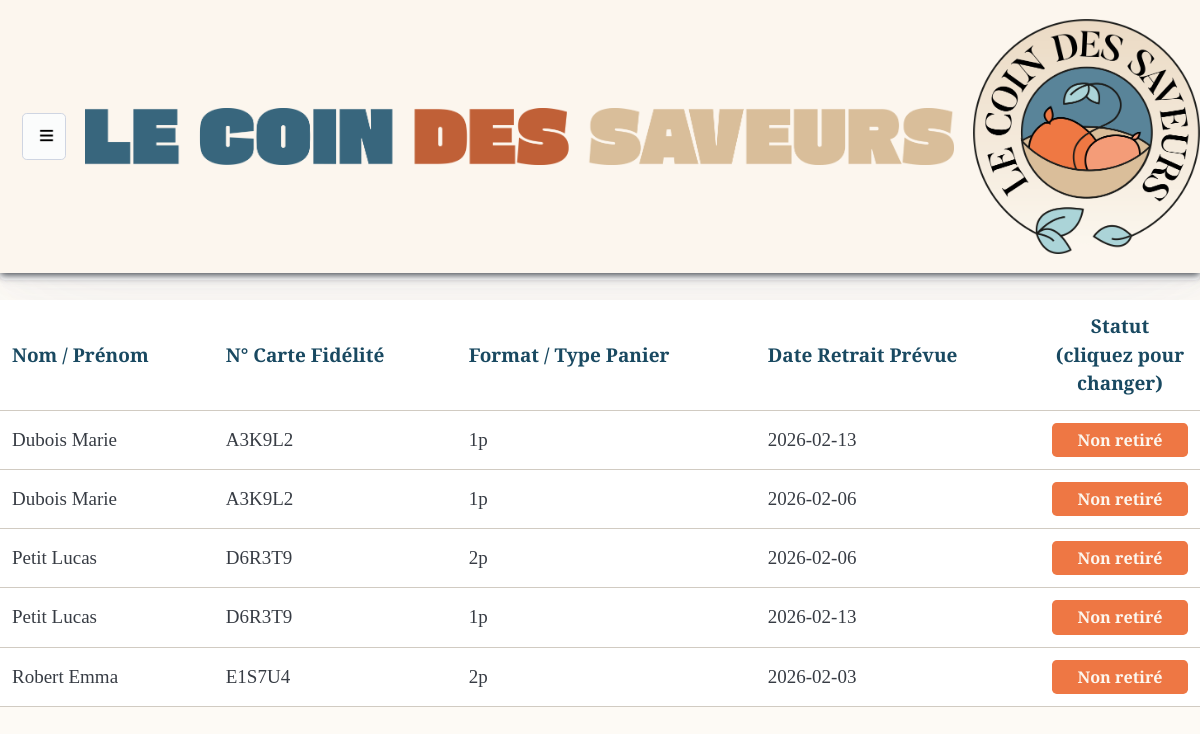
The page /admin-reservations.php (signed in) on the database its author committed.
### tables this page shows
CREATE TABLE `reservations` (
  `id` int(11) NOT NULL,
  `nom` varchar(100) NOT NULL,
  `prenom` varchar(100) NOT NULL,
  `type_panier` varchar(10) NOT NULL,
  `date_panier` date NOT NULL,
  `date_commande` datetime NOT NULL,
  `date_retrait` date NOT NULL
);

CREATE TABLE `clients` (
  `id` int(11) NOT NULL,
  `nom` varchar(100) NOT NULL,
  `prenom` varchar(100) NOT NULL,
  `adresse` varchar(255) DEFAULT NULL,
  `email` varchar(150) DEFAULT NULL,
  `telephone` varchar(20) DEFAULT NULL,
  `num_carte_fidelite` varchar(20) DEFAULT NULL,
  `date_creation` datetime DEFAULT NULL,
  `est_bloque` tinyint(1) DEFAULT 0
);

### admin-reservations.php (the view, shortened to what this page needs)
<?php
require 'bootstrap.php';
$sql = "SELECT reservations.nom, reservations.prenom, reservations.type_panier, reservations.date_commande, reservations.date_retrait, clients.num_carte_fidelite
        FROM reservations
        LEFT JOIN clients ON reservations.nom = clients.nom AND reservations.prenom = clients.prenom
        ORDER BY reservations.nom ASC";
$reservations = $pdo->query($sql)->fetchAll();
?>
<!DOCTYPE html>
<html lang="fr">
<head>
    <link href="assets/pico-main/css/pico.sand.css" rel="stylesheet">
    <link href="assets/font-awesome/css/fontawesome.css" rel="stylesheet">
    <link href="assets/font-awesome/css/brands.css" rel="stylesheet">
    <link href="assets/font-awesome/css/regular.css" rel="stylesheet">
    <link href="assets/font-awesome/css/solid.css" rel="stylesheet">
    <link href="./assets/css/style.css" rel="stylesheet">
    <link href="./assets/css/admin-reservation.css" rel="stylesheet">
</head>
<body class="fond-d-ecran">
  <nav class="header">
    <ul id="menu-burger">
      <li>
        <details class="dropdown">
          <summary>
          </summary>
        </details>
      </li>
    </ul>
    <ul>
      <li class="lecoindessaveurs"><img src="assets/image/titre.png" id="titre"></li>
    </ul>
    <ul>
      <li><img src="assets/image/logo.png" id="logo"></li>
    </ul>
  </nav>
  <br>
  <br>
  <br>
  <br>
  <main>
      <article>
        <h1>Les réservations en cours :</h1>
        <p>Ici vous pouvez consulter toutes les réservations effectuées par vos clients et cocher s'ils ont récupéré ou non leur commandes.</p>
      </article>
      <div class="conteneur-tableau">
        <table role="grid" class="tableau">
            <thead>
                <tr>
                  <th>Nom / Prénom</th>
                  <th>N° Carte Fidélité</th>
                  <th>Format / Type Panier</th>
                  <th>Date Retrait Prévue</th>
                  <th class="cellule-statut">Statut (cliquez pour changer)</th>
                </tr>
            </thead>
            <tbody>
                <?php if (count($reservations) > 0){
                     foreach ($reservations as $reserv => $res){ ?>
                        <tr>
                          <td><?php echo htmlspecialchars($res['nom']); ?> <?php echo htmlspecialchars($res['prenom']); ?></td>
                          <td><?php echo htmlspecialchars($res['num_carte_fidelite'] ?? 'Pas de carte'); ?></td>
                          <td><?php echo htmlspecialchars($res['type_panier']); ?></td>
                          <td><?php echo htmlspecialchars($res['date_retrait']); ?></td>
                          <td class="cellule-statut">
                              <button type="button" onclick="changerLeStatut(<?php echo $reserv; ?>)" id="btn-statut-<?php echo $reserv; ?>" class="btn-statut non-retire">Non retiré</button>
                          </td>
                        </tr>
                    <?php }} ?>
            </tbody>
        </table>
      </div>
    </main>
</body>
</html>

### assets/css/style.css (style rules this page uses)
html { scrollbar-width: none; }
.fond-d-ecran { background-color: #FDFAF5; margin: 0; padding: 0; min-height: 100vh; }
.header { background-color: #FCF6EE; box-shadow: 0px 2px 8px; position: fixed; }
h1 { color: #202632; font-family: "Sansita", sans-serif; z-index: 100; }
p { color: #202632; font-family: "Vollkorn", serif; font-optical-sizing: auto; font-weight: 400; font-style: normal; }
#menu-burger { margin-left: 1%; }
.dropdown { width: 30%; display: none; background: none; border: none; font-size: 1.5rem; background-color: #FCF6EE !important; }
summary::after { background-image: url(../image/bars-solid.png) !important; }

### assets/css/admin-reservation.css (style rules this page uses)
* { box-sizing: border-box; }
.conteneur-tableau { width: 100%; font-family: "Vollkorn", serif; font-optical-sizing: auto; font-weight: 400; font-style: normal; }
.tableau { width: 100%; border-collapse: collapse; table-layout: auto; margin-top: 20px; }
.tableau th { padding: 12px; text-align: left; border-bottom-style: solid; border-bottom-color: #d1cbc2; border-bottom-width: 1px; color: #194961; }
.tableau td { padding: 12px; text-align: left; border-bottom-style: solid; border-bottom-color: #d1cbc2; border-bottom-width: 1px; }
.cellule-statut { text-align: center !important; vertical-align: middle; width: 160px; }
.btn-statut { display: inline-block; padding: 5px 10px; font-size: 0.85rem; font-weight: bold; border: none; color: #FCF6EE; margin: 0; width: 100%; max-width: 140px; transition: background-color 0.2s ease; background-color: #EE7744; }

### rows shown on the page
reservations: nom "Dubois", prenom "Marie", clients.num_carte_fidelite "A3K9L2", type_panier "1p", date_retrait "2026-02-13"
reservations: nom "Dubois", prenom "Marie", clients.num_carte_fidelite "A3K9L2", type_panier "1p", date_retrait "2026-02-06"
reservations: nom "Petit", prenom "Lucas", clients.num_carte_fidelite "D6R3T9", type_panier "2p", date_retrait "2026-02-06"
reservations: nom "Petit", prenom "Lucas", clients.num_carte_fidelite "D6R3T9", type_panier "1p", date_retrait "2026-02-13"
reservations: nom "Robert", prenom "Emma", clients.num_carte_fidelite "E1S7U4", type_panier "2p", date_retrait "2026-02-03"
